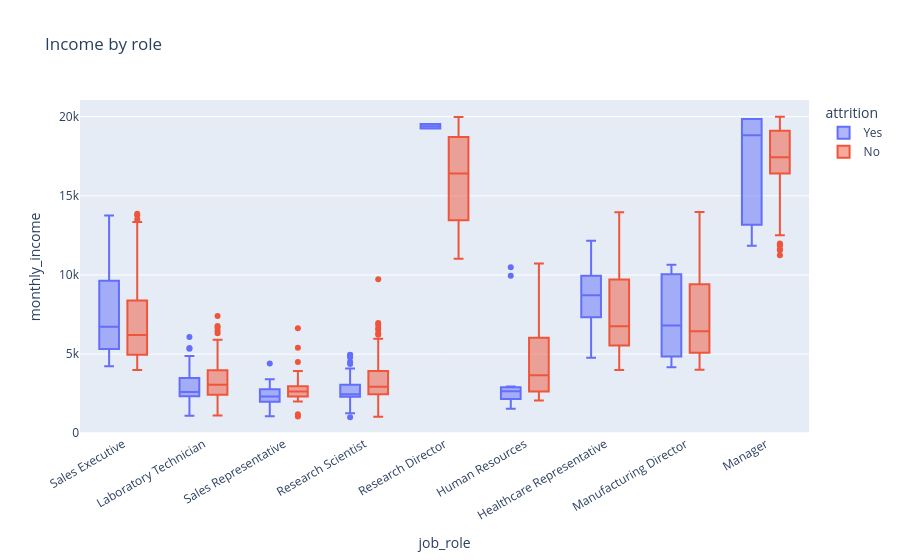

The code cell stored with this chart in its notebook:
### Markdown cell above
People who left skew toward lower income - makes sense.

### Code cell
fig = px.box(df, x="job_role", y="monthly_income", color="attrition", title="Income by role")
fig.update_layout(xaxis_tickangle=-30)
fig.show()

### Figure 1 — Plotly figure (JSON) as saved in the notebook; plotly's stock layout.template omitted (floating-point values rounded to 4 significant figures; data arrays with more than 128 entries replaced by an {"elided": "..."} marker saying what was removed)
{"data": [{"alignmentgroup": "True", "hovertemplate": "attrition=Yes<br>job_role=%{x}<br>monthly_income=%{y}<extra></extra>", "legendgroup": "Yes", "marker": {"color": "#636efa"}, "name": "Yes", "notched": false, "offsetgroup": "Yes", "orientation": "v", "showlegend": true, "type": "box", "x": {"elided": "237 str values"}, "x0": " ", "xaxis": "x", "y": {"elided": "237 int values"}, "y0": " ", "yaxis": "y"}, {"alignmentgroup": "True", "hovertemplate": "attrition=No<br>job_role=%{x}<br>monthly_income=%{y}<extra></extra>", "legendgroup": "No", "marker": {"color": "#EF553B"}, "name": "No", "notched": false, "offsetgroup": "No", "orientation": "v", "showlegend": true, "type": "box", "x": {"elided": "1233 str values"}, "x0": " ", "xaxis": "x", "y": {"elided": "1233 int values"}, "y0": " ", "yaxis": "y"}], "layout": {"boxmode": "group", "legend": {"title": {"text": "attrition"}, "tracegroupgap": 0}, "title": {"text": "Income by role"}, "xaxis": {"anchor": "y", "domain": [0, 1], "tickangle": -30, "title": {"text": "job_role"}}, "yaxis": {"anchor": "x", "domain": [0, 1], "title": {"text": "monthly_income"}}}}
